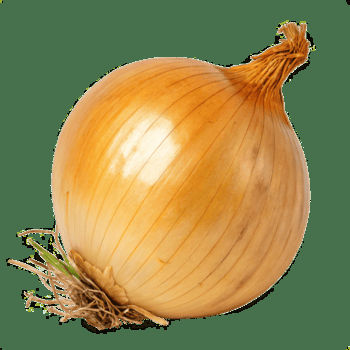
#> input picture Imagen_de_la_cebolla/imagen_cebolla.png, 350 x 350 px, found by its file name
$ python funciones_basicas_imagen.py
#> lines starting #> are read from the running program, lines starting #| are printed output that depends on the picture
import cv2

escala_de_gris = 0 #cv2.IMREAD_GRAYSCALE imagen 2D
color = -1 #cv2.IMREAD_COLOR
alpha = 1 #cv2.IMREAD_UNCHANGED imagen 3D

def cargar_imagen(url_path, escala_color_alpha):
#> called with url_path = 'VCO\\Practicas\\Imagen\\imagen_cebolla.png', escala_color_alpha = 0
    img = cv2.imread(url_path, escala_color_alpha)
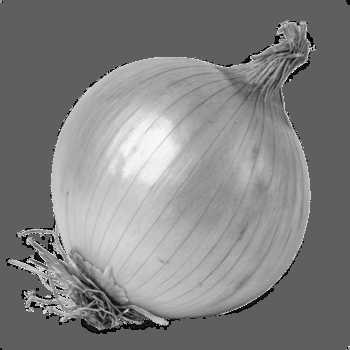
#> img: shape (350, 350); min 9, max 247, mean 129.9
    return img

def ensenyar_imagen(imagen):
    cv2.imshow('Image', imagen)

def reescalar_imagen(imagen_a_modificar):
    imagen_modificada = cv2.resize(imagen_a_modificar,(100, 400), fx = 0.5, fy = 2) # fx = ancho fy = altura
    return imagen_modificada

def rotar_imagen(imagen_a_modificar):
    imagen_modificada = cv2.rotate(imagen_a_modificar, cv2.ROTATE_90_COUNTERCLOCKWISE)
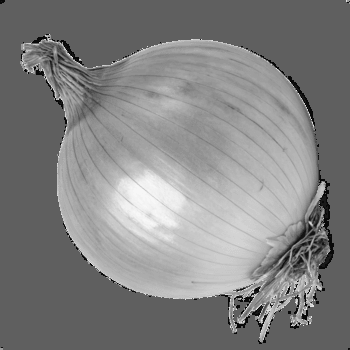
#> imagen_modificada: shape (350, 350); min 9, max 247, mean 129.9
    return imagen_modificada

def copiar_imagen_modificada(imagen):
    cv2.imwrite('nueva_cebolla.png', imagen) #IMPORTANTE PONER EL TIPO DE FORMATO DE IMAGEN

def main():
    cebolla = cargar_imagen('VCO\Practicas\Imagen\imagen_cebolla.png', escala_de_gris) #Siempre en RELATIVE PATH
    cebolla = rotar_imagen(cebolla)
    cebolla = reescalar_imagen(cebolla)
#> in reescalar_imagen, `imagen_modificada = cv2.resize(imagen_a_modificar,(100, 400), fx = 0.5..`:
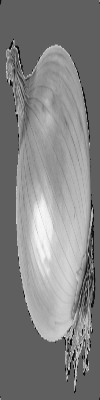
#> imagen_modificada: shape (400, 100); min 9, max 247, mean 130
    ensenyar_imagen(cebolla)
    #copiar_imagen_modificada(cebolla)
    cv2.waitKey(0)
    cv2.destroyAllWindows()

main()
